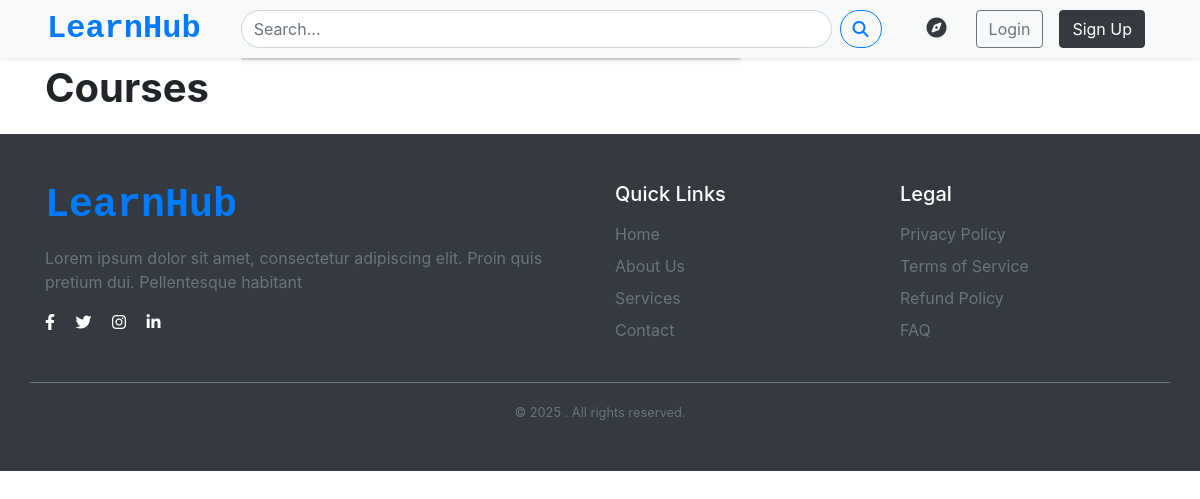
Before: /users/instructor/20/ with the older database file.
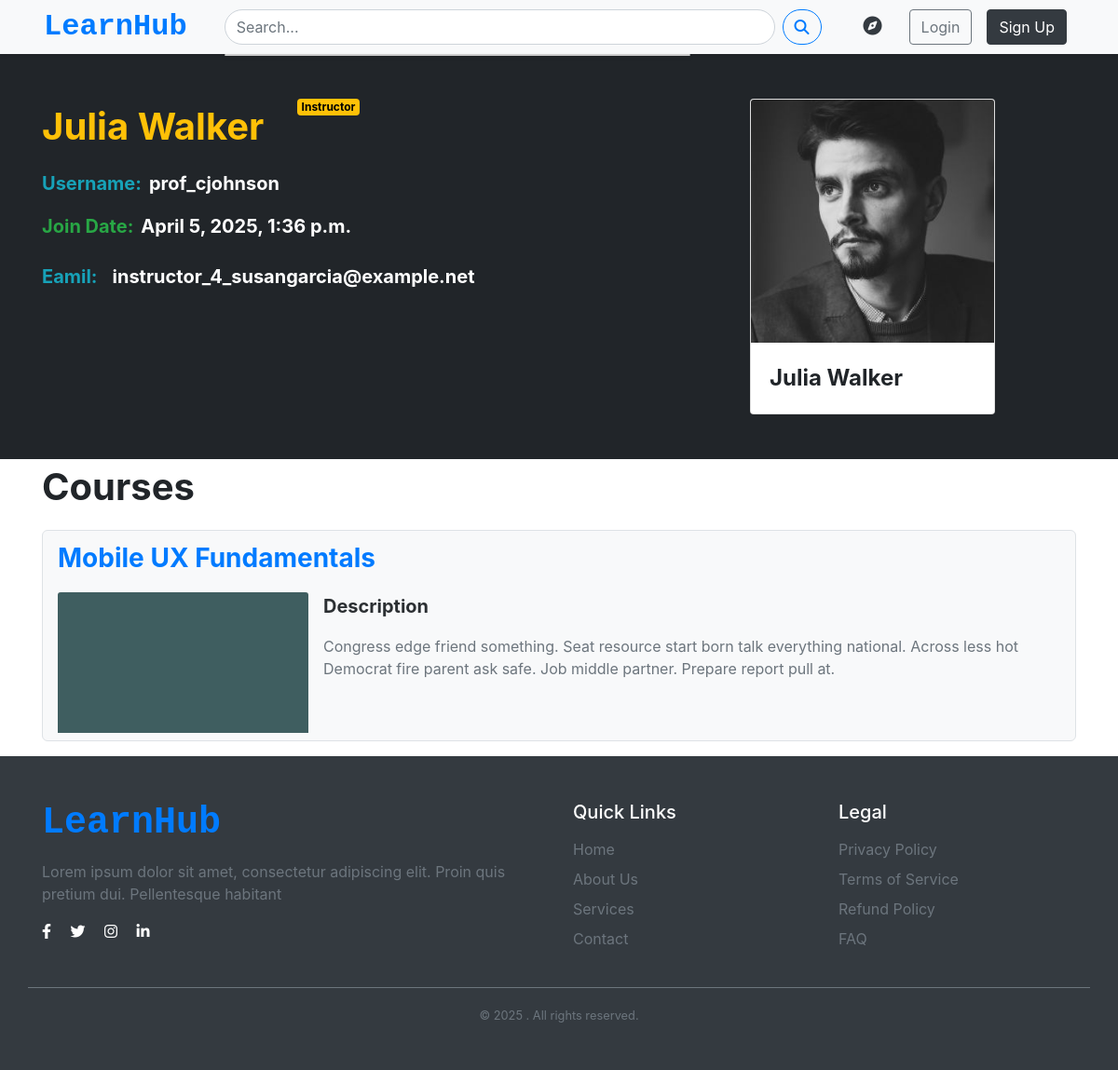
After: the same page with the newer database file.
### users/models.py (models this page shows, shortened)
class CustomUser(AbstractUser):
    avatar = models.ImageField(upload_to='avatars/',default='blank_profile.png',blank=True)
    bio = models.TextField(blank=True)
    email = models.EmailField(unique=True)
    username = models.CharField(max_length=30,unique=False,blank=False)
    is_instructor = models.BooleanField(default=False)
    profile_public = models.BooleanField(default=False)
    USERNAME_FIELD = 'email'
    REQUIRED_FIELDS = ['username']
    objects = CustomUserManager()
    facebook_url = models.URLField(blank=True, null=True)
    twitter_url = models.URLField(blank=True, null=True)
    instagram_url = models.URLField(blank=True, null=True)
    linkedin_url = models.URLField(blank=True, null=True)

### courses/models.py (models this page shows, shortened)
class Course(models.Model):
    title = models.CharField(max_length=200)
    description = models.TextField()
    category = models.ForeignKey(
        CourseCategory,
        on_delete=models.SET_NULL,
        null=True
    )
    tags = models.ManyToManyField(Tag, blank=True)
    instructor = models.ForeignKey(
        settings.AUTH_USER_MODEL,
        on_delete=models.CASCADE,
        related_name='taught_courses'
    )
    applications_covered = models.TextField(
        blank=True,
        help_text="what app and tools will use,like Figma, Photoshop."
    )
    LEVEL_CHOICES = [
        ('BG', 'Beginner'),
        ('IM', 'Intermediate'),
        ('AD', 'Advanced'),
    ]
    price = models.DecimalField(max_digits=10, decimal_places=2)
    created_at = models.DateTimeField(auto_now_add=True)
    updated_at = models.DateTimeField(auto_now=True)
    is_published = models.BooleanField(default=False)
    level = models.CharField(max_length=2, choices=LEVEL_CHOICES, default='BG')
    thumbnail = models.ImageField(upload_to='course_thumbnails/')
    average_rating = models.FloatField(default=0.0)
    rating_count = models.PositiveIntegerField(default=0)

### users/views.py (the view)
# urls.py: path('instructor/<int:instructor_id>/', views.instructor_detail, name='instructor_detail'),
def instructor_detail(request, instructor_id):
    instructor = CustomUser.objects.filter(is_instructor=True, id=instructor_id)
    courses = Course.objects.filter(instructor=instructor_id)
    context = {
        "instructor": instructor,
        "courses": courses,
    }
    return render(request, 'instructor_detail.html', context)

### templates/instructor_detail.html (shortened to what this page needs)
{% extends "base.html" %}
{% block content %}
{% for item in instructor %}
<div class="text-bg-dark">
    <div class="container pb-5">
        <div class="row">
            <div class="col-8 mt-4 pt-4">
                <div class="d-flex">
                    <div class="position-relative w-75">
                        <p class="fs-1 fw-bold text-warning ">{{ item.first_name }} {{ item.last_name }}</p>
                        <span class="badge text-bg-warning position-absolute top-0 start-50">Instructor</span>
                        <div class="d-flex mb-2">
                            <div class="me-2 fs-5 text-info fw-bold">Username: </div>
                            <div class="fs-5 fw-bold">{{ item.username }}</div>
                        </div>
                    </div>
                </div>
                <div class="d-flex my-2">
                    <p class="me-2 fw-bold text-success fs-5">Join Date: </p>
                    <p class="fs-5 fw-bold">{{ item.date_joined }}</p>
                </div>
                <div class="d-flex my-2">
                    <div class="me-2 text-info fw-bold fs-5">Eamil: </div>
                    <div class="ms-2 fs-5 fw-bold">{{ item.email }}</div>
                </div>
            </div>
            <div class="col mt-4 pt-4">
                <div class="card w-75">
                    <img src="{{ item.avatar.url }}" class="card-img-top" alt="...">
                    <div class="card-body">
                        <p class="card-text fs-4 fw-bold">{{ item.first_name }} {{ item.last_name }}</p>
                    </div>
                </div>
            </div>
        </div>
    </div>
</div>
{% endfor %}
<div class="bg-white">
    <div class="container bg-white">
        <p class="fs-1 fw-bold">Courses</p>
        {% for item in courses %}
        <div class="border rounded-2 my-3 py-2 px-3 bg-light" onclick="window.location.href='{% url 'course_detail' item.id %}';" style="cursor: pointer;">
            <div class="d-flex">
                <p class="fs-3 text-primary fw-bold">{{ item.title }}</p>
            </div>
            <div class="d-flex">
                <img src="{{ item.thumbnail.url }}" class="card-img-top w-25" alt="...">
                <div class="d-flex ms-3 flex-column">
                    <p class="fs-5 text-secondary-emphasis fw-bold">Description</p>
                    <p class="fs-6 text-secondary">{{ item.description }}</p>
                </div>
            </div>
        </div>
        {% endfor %}
    </div>
</div>
{% endblock %}

Changed rows visible on the page:
added CustomUser: first_name "Julia", last_name "Walker", username "prof_cjohnson", date_joined "April 5, 2025, 1:36 p.m.", email "instructor_4_susangarcia@example.net", avatar (picture)
added Course: title "Mobile UX Fundamentals", thumbnail (picture), description "Congress edge friend something. Seat resource start born talk everything national. Across less hot Democrat fire parent ask safe. Job middle partner. Prepare report pull at."
